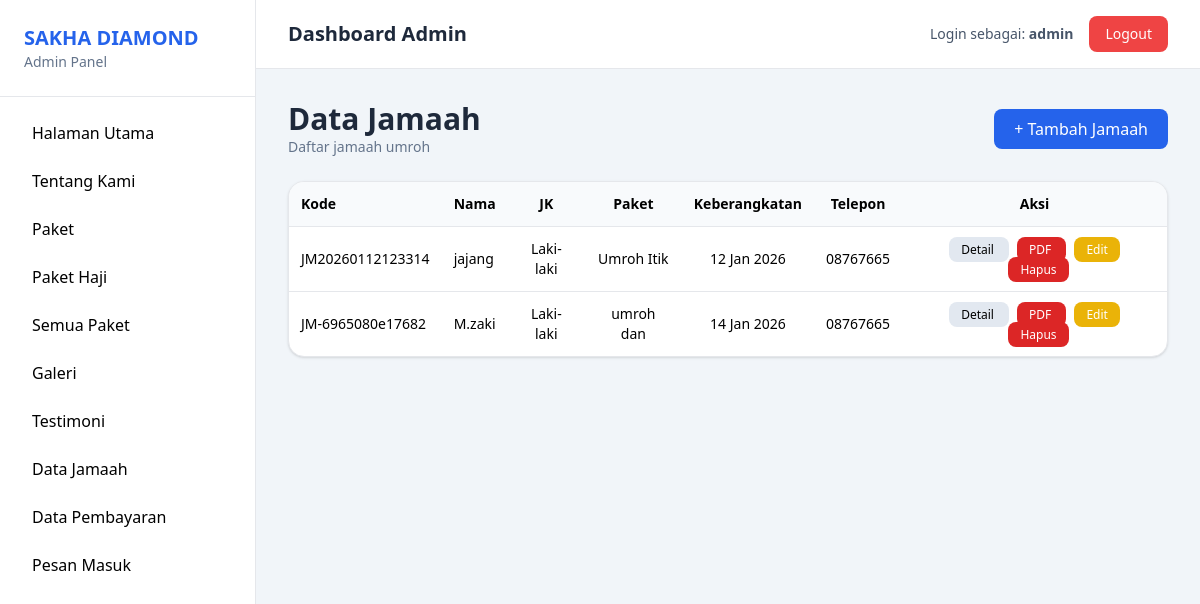
The app's page /Admin/dashboard.php?page=jamaah (signed in) with its own data.
### tables this page shows
CREATE TABLE `jamaah` (
  `kodeJamaah` varchar(50) NOT NULL,
  `nama` varchar(100) NOT NULL,
  `noKtp` varchar(20) NOT NULL,
  `noPass` varchar(20) NOT NULL,
  `tempatLahir` varchar(20) NOT NULL,
  `tglLahir` date NOT NULL,
  `usia` int(10) NOT NULL,
  `namaAyah` varchar(20) NOT NULL,
  `jk` varchar(10) NOT NULL,
  `alamat` varchar(100) NOT NULL,
  `paketUmroh` varchar(10) NOT NULL,
  `hargaPaket` varchar(20) NOT NULL,
  `jenisJamaah` varchar(10) NOT NULL,
  `tglKeberangkatan` date NOT NULL,
  `perlengkapan` varchar(20) NOT NULL,
  `vaksin` varchar(100) NOT NULL,
  `hargaSetor` int(50) NOT NULL,
  `tlp` varchar(15) NOT NULL,
  `ktp` varchar(100) NOT NULL,
  `kk` varchar(100) NOT NULL,
  `passport` varchar(100) NOT NULL
);

### Admin/jamaah.php (the view, shortened to what this page needs)
<?php
require_once __DIR__ . "/../config/koneksi.php";
$data = mysqli_query($conn, "SELECT * FROM jamaah ORDER BY kodeJamaah DESC");
?>
<div class="space-y-6">
    <div class="flex justify-between items-center">
        <div>
            <h1 class="text-3xl font-bold text-slate-800">Data Jamaah</h1>
            <p class="text-slate-500 text-sm">Daftar jamaah umroh</p>
        </div>
        <a href="dashboard.php?page=tambah_jamaah"
            class="px-5 py-2 bg-blue-600 hover:bg-blue-700 text-white rounded-lg">
            + Tambah Jamaah
        </a>
    </div>
    <div class="bg-white rounded-2xl shadow border overflow-hidden">
        <table class="w-full text-sm">
            <thead class="bg-slate-50">
                <tr>
                    <th class="p-3 text-left">Kode</th>
                    <th class="p-3 text-left">Nama</th>
                    <th class="p-3 text-center">JK</th>
                    <th class="p-3 text-center">Paket</th>
                    <th class="p-3 text-center">Keberangkatan</th>
                    <th class="p-3 text-center">Telepon</th>
                    <th class="p-3 text-center">Aksi</th>
                </tr>
            </thead>
            <tbody>
                <?php if (mysqli_num_rows($data)) { ?>
                    <?php while ($j = mysqli_fetch_assoc($data)) { ?>
                        <tr class="border-t hover:bg-slate-50">
                            <td class="p-3"><?= htmlspecialchars($j['kodeJamaah']); ?></td>
                            <td class="p-3"><?= htmlspecialchars($j['nama']); ?></td>
                            <td class="p-3 text-center"><?= $j['jk']; ?></td>
                            <td class="p-3 text-center"><?= $j['paketUmroh']; ?></td>
                            <td class="p-3 text-center">
                                <?= date('d M Y', strtotime($j['tglKeberangkatan'])); ?>
                            </td>
                            <td class="p-3 text-center"><?= $j['tlp']; ?></td>
                            <td class="p-3 text-center space-x-2">
                                <a href="dashboard.php?page=detail_jamaah&id=<?= $j['kodeJamaah']; ?>"
                                    class="px-3 py-1 text-xs rounded-lg bg-slate-200 hover:bg-slate-300">
                                    Detail
                                </a>
                                <a href="pdfjamaah.php?id=<?= $j['kodeJamaah']; ?>" target="_blank"
                                    class="px-3 py-1 text-xs rounded-lg bg-red-600 text-white">
                                    PDF
                                </a>
                                <a href="dashboard.php?page=edit_jamaah&id=<?= $j['kodeJamaah']; ?>"
                                    class="px-3 py-1 text-xs rounded-lg bg-yellow-500 text-white">
                                    Edit
                                </a>
                                <a href="hapus_jamaah.php?id=<?= $j['kodeJamaah']; ?>"
                                    onclick="return confirm('Yakin ingin menghapus data jamaah ini?')"
                                    class="px-3 py-1 text-xs rounded-lg bg-red-600 text-white">
                                    Hapus
                                </a>
                            </td>
                        </tr>
                    <?php } ?>
                <?php } ?>
            </tbody>
        </table>
    </div>
</div>

### records on screen
jamaah: kodeJamaah "JM20260112123314", nama "jajang", jk "Laki-laki", paketUmroh "Umroh Itik", tglKeberangkatan "12 Jan 2026", tlp "08767665"
jamaah: kodeJamaah "JM-6965080e17682", nama "M.zaki", jk "Laki-laki", paketUmroh "umroh dan", tglKeberangkatan "14 Jan 2026", tlp "08767665"

### other values on screen
$_SESSION['admin'] "admin"
